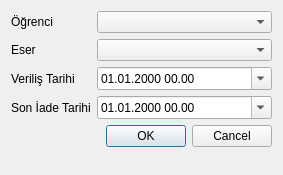
<?xml version="1.0" encoding="UTF-8"?>
<ui version="4.0">
 <class>LoanDialog</class>
 <widget class="QDialog" name="LoanDialog">
  <property name="geometry">
   <rect>
    <x>0</x>
    <y>0</y>
    <width>283</width>
    <height>175</height>
   </rect>
  </property>
  <property name="windowTitle">
   <string>Dialog</string>
  </property>
  <layout class="QFormLayout" name="formLayout">
   <item row="5" column="0" colspan="2">
    <widget class="QDialogButtonBox" name="buttonBox">
     <property name="orientation">
      <enum>Qt::Horizontal</enum>
     </property>
     <property name="standardButtons">
      <set>QDialogButtonBox::Cancel|QDialogButtonBox::Ok</set>
     </property>
    </widget>
   </item>
   <item row="0" column="0">
    <widget class="QLabel" name="label">
     <property name="text">
      <string>Öğrenci</string>
     </property>
    </widget>
   </item>
   <item row="1" column="0">
    <widget class="QLabel" name="label_2">
     <property name="text">
      <string>Eser</string>
     </property>
    </widget>
   </item>
   <item row="2" column="0">
    <widget class="QLabel" name="label_3">
     <property name="text">
      <string>Veriliş Tarihi</string>
     </property>
    </widget>
   </item>
   <item row="3" column="0">
    <widget class="QLabel" name="label_4">
     <property name="text">
      <string>Son İade Tarihi</string>
     </property>
    </widget>
   </item>
   <item row="0" column="1">
    <widget class="QComboBox" name="comboBox_student"/>
   </item>
   <item row="1" column="1">
    <widget class="QComboBox" name="comboBox_book"/>
   </item>
   <item row="2" column="1">
    <widget class="QDateTimeEdit" name="dateTimeEdit_deliveryDate">
     <property name="displayFormat">
      <string>dd.MM.yyyy HH.mm</string>
     </property>
     <property name="calendarPopup">
      <bool>true</bool>
     </property>
    </widget>
   </item>
   <item row="3" column="1">
    <widget class="QDateTimeEdit" name="dateTimeEdit_maxReturnDate">
     <property name="displayFormat">
      <string>dd.MM.yyyy HH.mm</string>
     </property>
     <property name="calendarPopup">
      <bool>true</bool>
     </property>
    </widget>
   </item>
  </layout>
 </widget>
 <resources/>
 <connections>
  <connection>
   <sender>buttonBox</sender>
   <signal>accepted()</signal>
   <receiver>LoanDialog</receiver>
   <slot>accept()</slot>
   <hints>
    <hint type="sourcelabel">
     <x>248</x>
     <y>254</y>
    </hint>
    <hint type="destinationlabel">
     <x>157</x>
     <y>274</y>
    </hint>
   </hints>
  </connection>
  <connection>
   <sender>buttonBox</sender>
   <signal>rejected()</signal>
   <receiver>LoanDialog</receiver>
   <slot>reject()</slot>
   <hints>
    <hint type="sourcelabel">
     <x>316</x>
     <y>260</y>
    </hint>
    <hint type="destinationlabel">
     <x>286</x>
     <y>274</y>
    </hint>
   </hints>
  </connection>
 </connections>
</ui>
